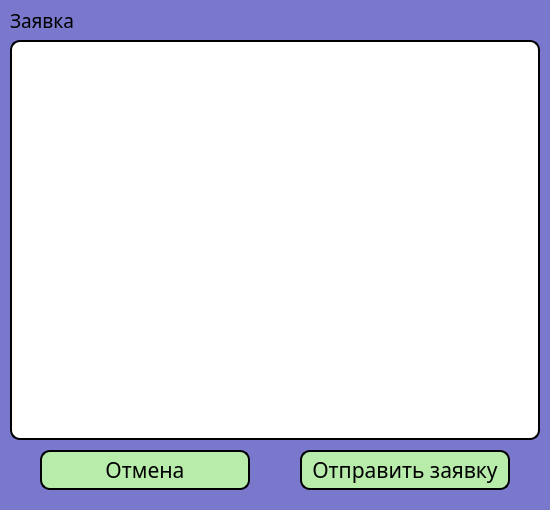
<?xml version="1.0" encoding="UTF-8"?>
<ui version="4.0">
 <class>Form</class>
 <widget class="QWidget" name="Form">
  <property name="geometry">
   <rect>
    <x>0</x>
    <y>0</y>
    <width>550</width>
    <height>510</height>
   </rect>
  </property>
  <property name="minimumSize">
   <size>
    <width>550</width>
    <height>510</height>
   </size>
  </property>
  <property name="maximumSize">
   <size>
    <width>550</width>
    <height>510</height>
   </size>
  </property>
  <property name="windowTitle">
   <string>Form</string>
  </property>
  <property name="styleSheet">
   <string notr="true">background-color: rgb(122, 120, 204);</string>
  </property>
  <widget class="QLabel" name="label_5">
   <property name="geometry">
    <rect>
     <x>10</x>
     <y>10</y>
     <width>71</width>
     <height>20</height>
    </rect>
   </property>
   <property name="font">
    <font>
     <family>Calibri Light</family>
     <pointsize>14</pointsize>
    </font>
   </property>
   <property name="text">
    <string>Заявка</string>
   </property>
  </widget>
  <widget class="QPushButton" name="ordersBtn_3">
   <property name="enabled">
    <bool>true</bool>
   </property>
   <property name="geometry">
    <rect>
     <x>300</x>
     <y>450</y>
     <width>210</width>
     <height>40</height>
    </rect>
   </property>
   <property name="font">
    <font>
     <family>Calibri Light</family>
     <pointsize>16</pointsize>
    </font>
   </property>
   <property name="styleSheet">
    <string notr="true">border-radius: 10px;
background-color: rgb(184, 236, 171);
border: 2px solid black;</string>
   </property>
   <property name="text">
    <string>Отправить заявку</string>
   </property>
   <property name="checkable">
    <bool>false</bool>
   </property>
  </widget>
  <widget class="QPushButton" name="ordersBtn_4">
   <property name="enabled">
    <bool>true</bool>
   </property>
   <property name="geometry">
    <rect>
     <x>40</x>
     <y>450</y>
     <width>210</width>
     <height>40</height>
    </rect>
   </property>
   <property name="font">
    <font>
     <family>Calibri Light</family>
     <pointsize>16</pointsize>
    </font>
   </property>
   <property name="styleSheet">
    <string notr="true">border-radius: 10px;
background-color: rgb(184, 236, 171);
border: 2px solid black;</string>
   </property>
   <property name="text">
    <string>Отмена</string>
   </property>
   <property name="checkable">
    <bool>false</bool>
   </property>
  </widget>
  <widget class="QTextEdit" name="textEdit_2">
   <property name="geometry">
    <rect>
     <x>10</x>
     <y>40</y>
     <width>530</width>
     <height>400</height>
    </rect>
   </property>
   <property name="font">
    <font>
     <family>Calibri Light</family>
     <pointsize>14</pointsize>
    </font>
   </property>
   <property name="styleSheet">
    <string notr="true">background-color: rgb(255, 255, 255);
border-radius: 10px;
border: 2px solid black;</string>
   </property>
  </widget>
 </widget>
 <resources/>
 <connections/>
</ui>
